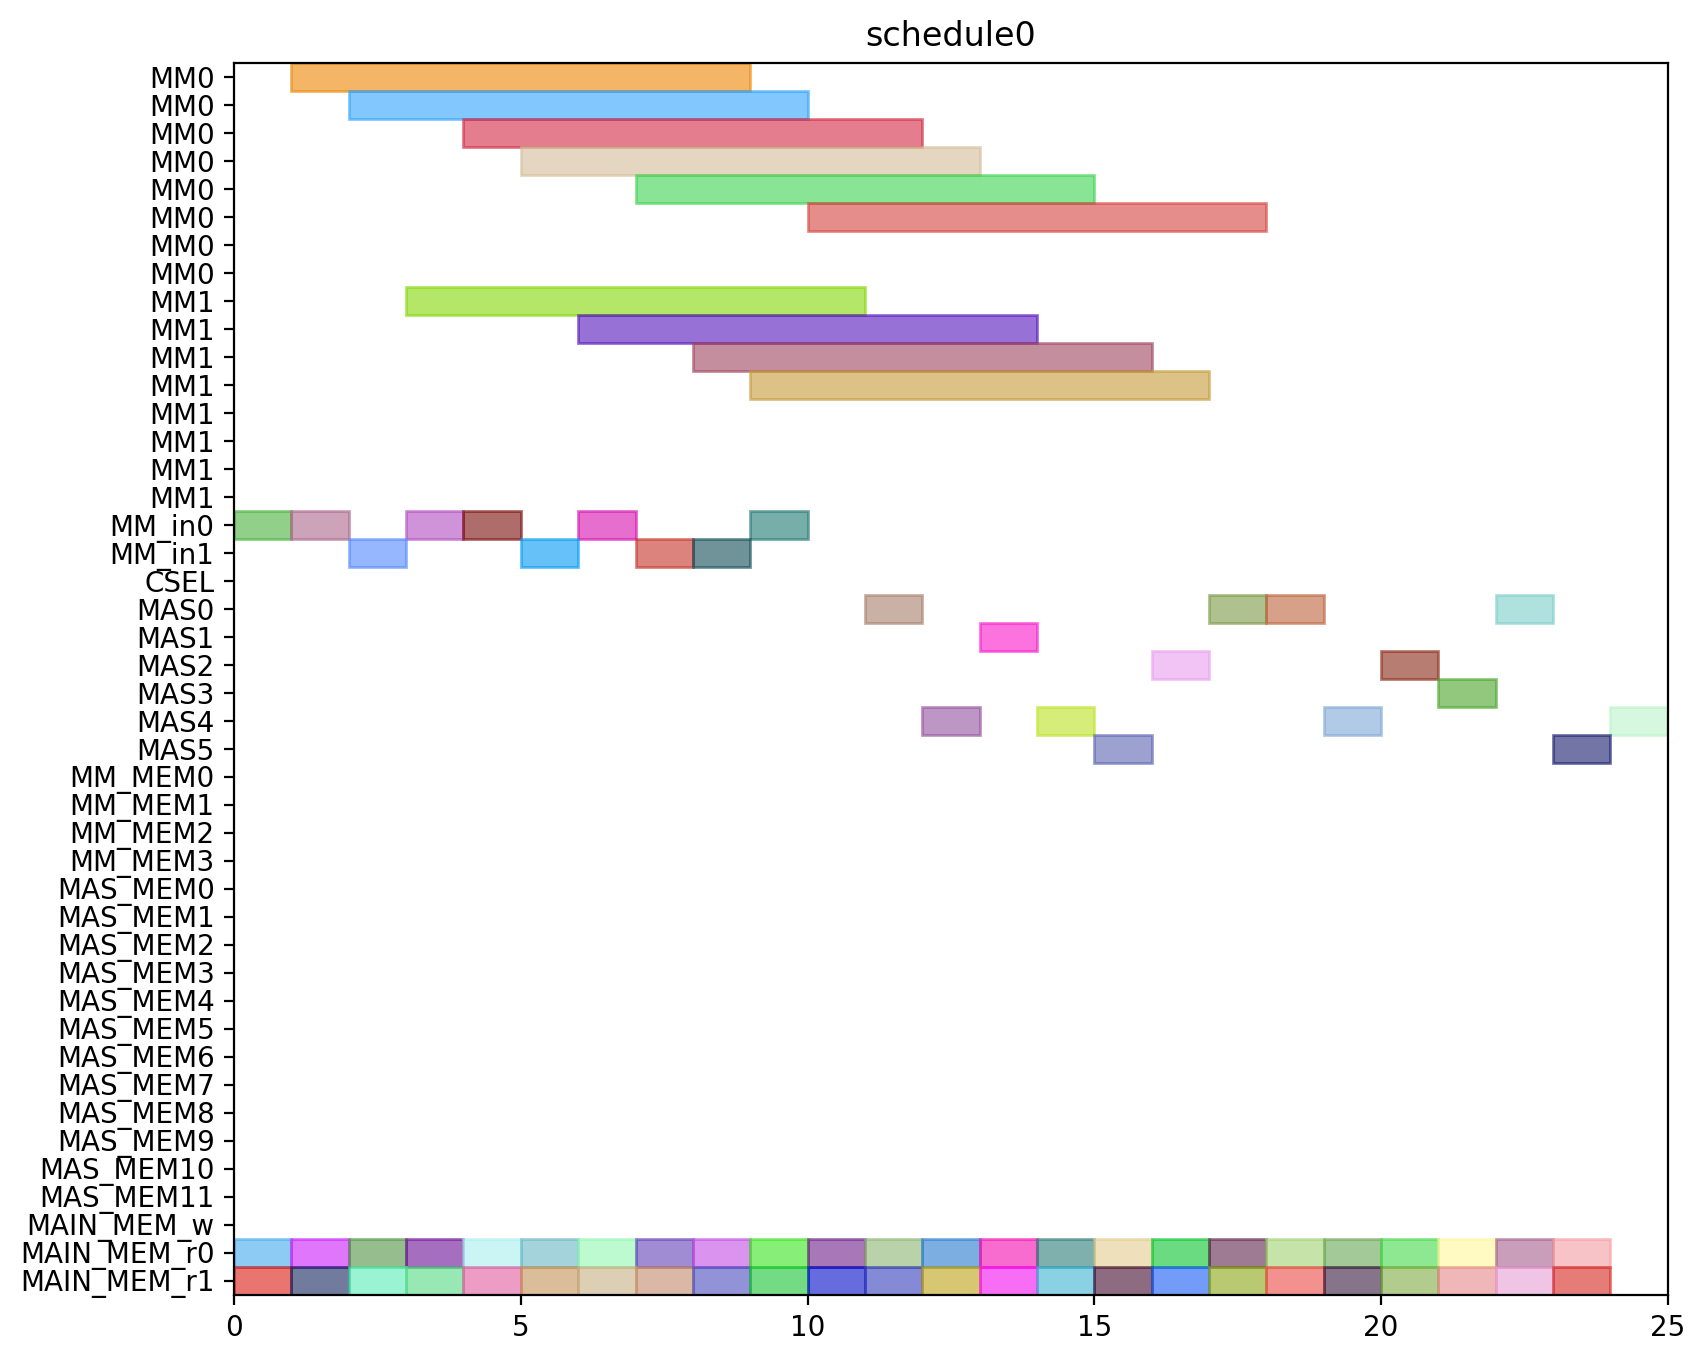

This figure's Python source:
from pyschedule import Scenario, solvers, plotters, alt


def solve():
	horizon = 120
	S = Scenario("schedule0", horizon=horizon)

	# resource
	MM = S.Resources('MM', num=2, size=8)
	MM_in = S.Resources('MM_in', num=2)
	CSEL = S.Resource('CSEL')
	MAS = S.Resources('MAS', num=6, size=1, periods=range(1, horizon))
	MM_MEM = S.Resources('MM_MEM', num=4)
	MAS_MEM = S.Resources('MAS_MEM', num=12)
	MAIN_MEM_w = S.Resource('MAIN_MEM_w', size=1)
	MAIN_MEM_r = S.Resources('MAIN_MEM_r', num=2)

	# result of previous scheduling

	# new tasks
	t0_t0 = S.Task('t0_t0', length=1, delay_cost=1)
	t0_t0 += alt(MAS)
	t0_t0_mem0 = S.Task('t0_t0_mem0', length=1, delay_cost=1)
	t0_t0_mem0 += MAIN_MEM_r[0]
	S += t0_t0_mem0 <= t0_t0

	t0_t0_mem1 = S.Task('t0_t0_mem1', length=1, delay_cost=1)
	t0_t0_mem1 += MAIN_MEM_r[1]
	S += t0_t0_mem1 <= t0_t0

	t0_t1 = S.Task('t0_t1', length=1, delay_cost=1)
	t0_t1 += alt(MAS)
	t0_t1_mem0 = S.Task('t0_t1_mem0', length=1, delay_cost=1)
	t0_t1_mem0 += MAIN_MEM_r[0]
	S += t0_t1_mem0 <= t0_t1

	t0_t1_mem1 = S.Task('t0_t1_mem1', length=1, delay_cost=1)
	t0_t1_mem1 += MAIN_MEM_r[1]
	S += t0_t1_mem1 <= t0_t1

	t0_t3 = S.Task('t0_t3', length=8, delay_cost=1)
	t0_t3 += alt(MM)
	t0_t3_in = S.Task('t0_t3_in', length=1, delay_cost=1)
	t0_t3_in += alt(MM_in)
	S += t0_t3_in*MM_in[0]<=t0_t3*MM[0]
	S += t0_t3_in*MM_in[1]<=t0_t3*MM[1]
	t0_t3_mem0 = S.Task('t0_t3_mem0', length=1, delay_cost=1)
	t0_t3_mem0 += MAIN_MEM_r[0]
	S += t0_t3_mem0 <= t0_t3

	t0_t3_mem1 = S.Task('t0_t3_mem1', length=1, delay_cost=1)
	t0_t3_mem1 += MAIN_MEM_r[1]
	S += t0_t3_mem1 <= t0_t3

	t10 = S.Task('t10', length=1, delay_cost=1)
	t10 += alt(MAS)
	t10_mem0 = S.Task('t10_mem0', length=1, delay_cost=1)
	t10_mem0 += MAIN_MEM_r[0]
	S += t10_mem0 <= t10

	t10_mem1 = S.Task('t10_mem1', length=1, delay_cost=1)
	t10_mem1 += MAIN_MEM_r[1]
	S += t10_mem1 <= t10

	t11 = S.Task('t11', length=1, delay_cost=1)
	t11 += alt(MAS)
	t11_mem0 = S.Task('t11_mem0', length=1, delay_cost=1)
	t11_mem0 += MAIN_MEM_r[0]
	S += t11_mem0 <= t11

	t11_mem1 = S.Task('t11_mem1', length=1, delay_cost=1)
	t11_mem1 += MAIN_MEM_r[1]
	S += t11_mem1 <= t11

	t3_t0 = S.Task('t3_t0', length=8, delay_cost=1)
	t3_t0 += alt(MM)
	t3_t0_in = S.Task('t3_t0_in', length=1, delay_cost=1)
	t3_t0_in += alt(MM_in)
	S += t3_t0_in*MM_in[0]<=t3_t0*MM[0]
	S += t3_t0_in*MM_in[1]<=t3_t0*MM[1]
	t3_t0_mem0 = S.Task('t3_t0_mem0', length=1, delay_cost=1)
	t3_t0_mem0 += MAIN_MEM_r[0]
	S += t3_t0_mem0 <= t3_t0

	t3_t0_mem1 = S.Task('t3_t0_mem1', length=1, delay_cost=1)
	t3_t0_mem1 += MAIN_MEM_r[1]
	S += t3_t0_mem1 <= t3_t0

	t3_t1 = S.Task('t3_t1', length=8, delay_cost=1)
	t3_t1 += alt(MM)
	t3_t1_in = S.Task('t3_t1_in', length=1, delay_cost=1)
	t3_t1_in += alt(MM_in)
	S += t3_t1_in*MM_in[0]<=t3_t1*MM[0]
	S += t3_t1_in*MM_in[1]<=t3_t1*MM[1]
	t3_t1_mem0 = S.Task('t3_t1_mem0', length=1, delay_cost=1)
	t3_t1_mem0 += MAIN_MEM_r[0]
	S += t3_t1_mem0 <= t3_t1

	t3_t1_mem1 = S.Task('t3_t1_mem1', length=1, delay_cost=1)
	t3_t1_mem1 += MAIN_MEM_r[1]
	S += t3_t1_mem1 <= t3_t1

	t3_t2 = S.Task('t3_t2', length=1, delay_cost=1)
	t3_t2 += alt(MAS)
	t3_t2_mem0 = S.Task('t3_t2_mem0', length=1, delay_cost=1)
	t3_t2_mem0 += MAIN_MEM_r[0]
	S += t3_t2_mem0 <= t3_t2

	t3_t2_mem1 = S.Task('t3_t2_mem1', length=1, delay_cost=1)
	t3_t2_mem1 += MAIN_MEM_r[1]
	S += t3_t2_mem1 <= t3_t2

	t3_t3 = S.Task('t3_t3', length=1, delay_cost=1)
	t3_t3 += alt(MAS)
	t3_t3_mem0 = S.Task('t3_t3_mem0', length=1, delay_cost=1)
	t3_t3_mem0 += MAIN_MEM_r[0]
	S += t3_t3_mem0 <= t3_t3

	t3_t3_mem1 = S.Task('t3_t3_mem1', length=1, delay_cost=1)
	t3_t3_mem1 += MAIN_MEM_r[1]
	S += t3_t3_mem1 <= t3_t3

	t4_t0 = S.Task('t4_t0', length=1, delay_cost=1)
	t4_t0 += alt(MAS)
	t4_t0_mem0 = S.Task('t4_t0_mem0', length=1, delay_cost=1)
	t4_t0_mem0 += MAIN_MEM_r[0]
	S += t4_t0_mem0 <= t4_t0

	t4_t0_mem1 = S.Task('t4_t0_mem1', length=1, delay_cost=1)
	t4_t0_mem1 += MAIN_MEM_r[1]
	S += t4_t0_mem1 <= t4_t0

	t4_t1 = S.Task('t4_t1', length=1, delay_cost=1)
	t4_t1 += alt(MAS)
	t4_t1_mem0 = S.Task('t4_t1_mem0', length=1, delay_cost=1)
	t4_t1_mem0 += MAIN_MEM_r[0]
	S += t4_t1_mem0 <= t4_t1

	t4_t1_mem1 = S.Task('t4_t1_mem1', length=1, delay_cost=1)
	t4_t1_mem1 += MAIN_MEM_r[1]
	S += t4_t1_mem1 <= t4_t1

	t4_t3 = S.Task('t4_t3', length=8, delay_cost=1)
	t4_t3 += alt(MM)
	t4_t3_in = S.Task('t4_t3_in', length=1, delay_cost=1)
	t4_t3_in += alt(MM_in)
	S += t4_t3_in*MM_in[0]<=t4_t3*MM[0]
	S += t4_t3_in*MM_in[1]<=t4_t3*MM[1]
	t4_t3_mem0 = S.Task('t4_t3_mem0', length=1, delay_cost=1)
	t4_t3_mem0 += MAIN_MEM_r[0]
	S += t4_t3_mem0 <= t4_t3

	t4_t3_mem1 = S.Task('t4_t3_mem1', length=1, delay_cost=1)
	t4_t3_mem1 += MAIN_MEM_r[1]
	S += t4_t3_mem1 <= t4_t3

	t5_t0 = S.Task('t5_t0', length=8, delay_cost=1)
	t5_t0 += alt(MM)
	t5_t0_in = S.Task('t5_t0_in', length=1, delay_cost=1)
	t5_t0_in += alt(MM_in)
	S += t5_t0_in*MM_in[0]<=t5_t0*MM[0]
	S += t5_t0_in*MM_in[1]<=t5_t0*MM[1]
	t5_t0_mem0 = S.Task('t5_t0_mem0', length=1, delay_cost=1)
	t5_t0_mem0 += MAIN_MEM_r[0]
	S += t5_t0_mem0 <= t5_t0

	t5_t0_mem1 = S.Task('t5_t0_mem1', length=1, delay_cost=1)
	t5_t0_mem1 += MAIN_MEM_r[1]
	S += t5_t0_mem1 <= t5_t0

	t5_t1 = S.Task('t5_t1', length=8, delay_cost=1)
	t5_t1 += alt(MM)
	t5_t1_in = S.Task('t5_t1_in', length=1, delay_cost=1)
	t5_t1_in += alt(MM_in)
	S += t5_t1_in*MM_in[0]<=t5_t1*MM[0]
	S += t5_t1_in*MM_in[1]<=t5_t1*MM[1]
	t5_t1_mem0 = S.Task('t5_t1_mem0', length=1, delay_cost=1)
	t5_t1_mem0 += MAIN_MEM_r[0]
	S += t5_t1_mem0 <= t5_t1

	t5_t1_mem1 = S.Task('t5_t1_mem1', length=1, delay_cost=1)
	t5_t1_mem1 += MAIN_MEM_r[1]
	S += t5_t1_mem1 <= t5_t1

	t5_t2 = S.Task('t5_t2', length=1, delay_cost=1)
	t5_t2 += alt(MAS)
	t5_t2_mem0 = S.Task('t5_t2_mem0', length=1, delay_cost=1)
	t5_t2_mem0 += MAIN_MEM_r[0]
	S += t5_t2_mem0 <= t5_t2

	t5_t2_mem1 = S.Task('t5_t2_mem1', length=1, delay_cost=1)
	t5_t2_mem1 += MAIN_MEM_r[1]
	S += t5_t2_mem1 <= t5_t2

	t5_t3 = S.Task('t5_t3', length=1, delay_cost=1)
	t5_t3 += alt(MAS)
	t5_t3_mem0 = S.Task('t5_t3_mem0', length=1, delay_cost=1)
	t5_t3_mem0 += MAIN_MEM_r[0]
	S += t5_t3_mem0 <= t5_t3

	t5_t3_mem1 = S.Task('t5_t3_mem1', length=1, delay_cost=1)
	t5_t3_mem1 += MAIN_MEM_r[1]
	S += t5_t3_mem1 <= t5_t3

	t6_t0 = S.Task('t6_t0', length=8, delay_cost=1)
	t6_t0 += alt(MM)
	t6_t0_in = S.Task('t6_t0_in', length=1, delay_cost=1)
	t6_t0_in += alt(MM_in)
	S += t6_t0_in*MM_in[0]<=t6_t0*MM[0]
	S += t6_t0_in*MM_in[1]<=t6_t0*MM[1]
	t6_t0_mem0 = S.Task('t6_t0_mem0', length=1, delay_cost=1)
	t6_t0_mem0 += MAIN_MEM_r[0]
	S += t6_t0_mem0 <= t6_t0

	t6_t0_mem1 = S.Task('t6_t0_mem1', length=1, delay_cost=1)
	t6_t0_mem1 += MAIN_MEM_r[1]
	S += t6_t0_mem1 <= t6_t0

	t6_t1 = S.Task('t6_t1', length=8, delay_cost=1)
	t6_t1 += alt(MM)
	t6_t1_in = S.Task('t6_t1_in', length=1, delay_cost=1)
	t6_t1_in += alt(MM_in)
	S += t6_t1_in*MM_in[0]<=t6_t1*MM[0]
	S += t6_t1_in*MM_in[1]<=t6_t1*MM[1]
	t6_t1_mem0 = S.Task('t6_t1_mem0', length=1, delay_cost=1)
	t6_t1_mem0 += MAIN_MEM_r[0]
	S += t6_t1_mem0 <= t6_t1

	t6_t1_mem1 = S.Task('t6_t1_mem1', length=1, delay_cost=1)
	t6_t1_mem1 += MAIN_MEM_r[1]
	S += t6_t1_mem1 <= t6_t1

	t6_t2 = S.Task('t6_t2', length=1, delay_cost=1)
	t6_t2 += alt(MAS)
	t6_t2_mem0 = S.Task('t6_t2_mem0', length=1, delay_cost=1)
	t6_t2_mem0 += MAIN_MEM_r[0]
	S += t6_t2_mem0 <= t6_t2

	t6_t2_mem1 = S.Task('t6_t2_mem1', length=1, delay_cost=1)
	t6_t2_mem1 += MAIN_MEM_r[1]
	S += t6_t2_mem1 <= t6_t2

	t6_t3 = S.Task('t6_t3', length=1, delay_cost=1)
	t6_t3 += alt(MAS)
	t6_t3_mem0 = S.Task('t6_t3_mem0', length=1, delay_cost=1)
	t6_t3_mem0 += MAIN_MEM_r[0]
	S += t6_t3_mem0 <= t6_t3

	t6_t3_mem1 = S.Task('t6_t3_mem1', length=1, delay_cost=1)
	t6_t3_mem1 += MAIN_MEM_r[1]
	S += t6_t3_mem1 <= t6_t3

	t7_t0 = S.Task('t7_t0', length=8, delay_cost=1)
	t7_t0 += alt(MM)
	t7_t0_in = S.Task('t7_t0_in', length=1, delay_cost=1)
	t7_t0_in += alt(MM_in)
	S += t7_t0_in*MM_in[0]<=t7_t0*MM[0]
	S += t7_t0_in*MM_in[1]<=t7_t0*MM[1]
	t7_t0_mem0 = S.Task('t7_t0_mem0', length=1, delay_cost=1)
	t7_t0_mem0 += MAIN_MEM_r[0]
	S += t7_t0_mem0 <= t7_t0

	t7_t0_mem1 = S.Task('t7_t0_mem1', length=1, delay_cost=1)
	t7_t0_mem1 += MAIN_MEM_r[1]
	S += t7_t0_mem1 <= t7_t0

	t7_t1 = S.Task('t7_t1', length=8, delay_cost=1)
	t7_t1 += alt(MM)
	t7_t1_in = S.Task('t7_t1_in', length=1, delay_cost=1)
	t7_t1_in += alt(MM_in)
	S += t7_t1_in*MM_in[0]<=t7_t1*MM[0]
	S += t7_t1_in*MM_in[1]<=t7_t1*MM[1]
	t7_t1_mem0 = S.Task('t7_t1_mem0', length=1, delay_cost=1)
	t7_t1_mem0 += MAIN_MEM_r[0]
	S += t7_t1_mem0 <= t7_t1

	t7_t1_mem1 = S.Task('t7_t1_mem1', length=1, delay_cost=1)
	t7_t1_mem1 += MAIN_MEM_r[1]
	S += t7_t1_mem1 <= t7_t1

	t7_t2 = S.Task('t7_t2', length=1, delay_cost=1)
	t7_t2 += alt(MAS)
	t7_t2_mem0 = S.Task('t7_t2_mem0', length=1, delay_cost=1)
	t7_t2_mem0 += MAIN_MEM_r[0]
	S += t7_t2_mem0 <= t7_t2

	t7_t2_mem1 = S.Task('t7_t2_mem1', length=1, delay_cost=1)
	t7_t2_mem1 += MAIN_MEM_r[1]
	S += t7_t2_mem1 <= t7_t2

	t7_t3 = S.Task('t7_t3', length=1, delay_cost=1)
	t7_t3 += alt(MAS)
	t7_t3_mem0 = S.Task('t7_t3_mem0', length=1, delay_cost=1)
	t7_t3_mem0 += MAIN_MEM_r[0]
	S += t7_t3_mem0 <= t7_t3

	t7_t3_mem1 = S.Task('t7_t3_mem1', length=1, delay_cost=1)
	t7_t3_mem1 += MAIN_MEM_r[1]
	S += t7_t3_mem1 <= t7_t3

	solvers.mip.solve(S,msg=1,kind='CPLEX',ratio_gap=1.01)

	solution = [['hoge']*len(S.solution()[1]) for i in range(len(S.solution()))]
	for i in range(len(S.solution())):
		for j in range(len(S.solution()[i])):
			solution[i][j]=str(S.solution()[i][j])
	print(solution)

	cycles = int(solution[-1][3])

	pic_file_name = "/home/mfukuda/ABE/multiRAM_multiMAS_16mux/scheduling_result/stage8MM2_stage1MAS6/SQR012345/schedule0.png"
	if(S.solution() != []):
		plotters.matplotlib.plot(S,img_filename=pic_file_name, show_task_labels=False, fig_size=(cycles*0.25+3, 8))

	return solution
